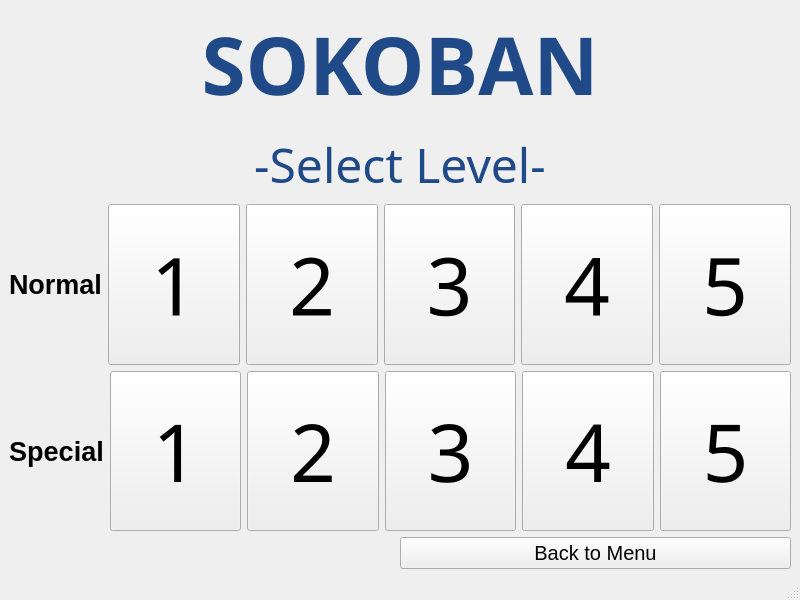
<?xml version="1.0" encoding="UTF-8"?>
<ui version="4.0">
 <class>selectlevel</class>
 <widget class="QMainWindow" name="selectlevel">
  <property name="geometry">
   <rect>
    <x>0</x>
    <y>0</y>
    <width>800</width>
    <height>600</height>
   </rect>
  </property>
  <property name="minimumSize">
   <size>
    <width>800</width>
    <height>600</height>
   </size>
  </property>
  <property name="maximumSize">
   <size>
    <width>800</width>
    <height>600</height>
   </size>
  </property>
  <property name="windowTitle">
   <string>MainWindow</string>
  </property>
  <widget class="QWidget" name="centralwidget">
   <layout class="QVBoxLayout" name="verticalLayout_2">
    <item>
     <widget class="QLabel" name="label_4">
      <property name="font">
       <font>
        <family>Dyuthi</family>
        <pointsize>60</pointsize>
       </font>
      </property>
      <property name="text">
       <string>&lt;html&gt;&lt;head/&gt;&lt;body&gt;&lt;p align=&quot;center&quot;&gt;&lt;span style=&quot; font-weight:600; color:#204a87;&quot;&gt;SOKOBAN&lt;/span&gt;&lt;/p&gt;&lt;p align=&quot;center&quot;&gt;&lt;span style=&quot; font-size:36pt; color:#204a87;&quot;&gt;-Select Level-&lt;/span&gt;&lt;/p&gt;&lt;/body&gt;&lt;/html&gt;</string>
      </property>
      <property name="alignment">
       <set>Qt::AlignCenter</set>
      </property>
     </widget>
    </item>
    <item>
     <layout class="QVBoxLayout" name="verticalLayout">
      <item>
       <layout class="QHBoxLayout" name="horizontalLayout">
        <item>
         <widget class="QLabel" name="label">
          <property name="font">
           <font>
            <pointsize>20</pointsize>
            <weight>75</weight>
            <bold>true</bold>
           </font>
          </property>
          <property name="text">
           <string>Normal</string>
          </property>
          <property name="alignment">
           <set>Qt::AlignCenter</set>
          </property>
         </widget>
        </item>
        <item>
         <widget class="QPushButton" name="N1_btn">
          <property name="sizePolicy">
           <sizepolicy hsizetype="MinimumExpanding" vsizetype="Expanding">
            <horstretch>0</horstretch>
            <verstretch>0</verstretch>
           </sizepolicy>
          </property>
          <property name="font">
           <font>
            <family>KacstBook</family>
            <pointsize>60</pointsize>
           </font>
          </property>
          <property name="text">
           <string>1</string>
          </property>
         </widget>
        </item>
        <item>
         <widget class="QPushButton" name="N2_btn">
          <property name="sizePolicy">
           <sizepolicy hsizetype="MinimumExpanding" vsizetype="Expanding">
            <horstretch>0</horstretch>
            <verstretch>0</verstretch>
           </sizepolicy>
          </property>
          <property name="font">
           <font>
            <family>KacstBook</family>
            <pointsize>60</pointsize>
           </font>
          </property>
          <property name="text">
           <string>2</string>
          </property>
         </widget>
        </item>
        <item>
         <widget class="QPushButton" name="N3_btn">
          <property name="sizePolicy">
           <sizepolicy hsizetype="MinimumExpanding" vsizetype="Expanding">
            <horstretch>0</horstretch>
            <verstretch>0</verstretch>
           </sizepolicy>
          </property>
          <property name="font">
           <font>
            <family>KacstBook</family>
            <pointsize>60</pointsize>
           </font>
          </property>
          <property name="text">
           <string>3</string>
          </property>
         </widget>
        </item>
        <item>
         <widget class="QPushButton" name="N4_btn">
          <property name="sizePolicy">
           <sizepolicy hsizetype="MinimumExpanding" vsizetype="Expanding">
            <horstretch>0</horstretch>
            <verstretch>0</verstretch>
           </sizepolicy>
          </property>
          <property name="font">
           <font>
            <family>KacstBook</family>
            <pointsize>60</pointsize>
           </font>
          </property>
          <property name="text">
           <string>4</string>
          </property>
         </widget>
        </item>
        <item>
         <widget class="QPushButton" name="N5_btn">
          <property name="sizePolicy">
           <sizepolicy hsizetype="MinimumExpanding" vsizetype="Expanding">
            <horstretch>0</horstretch>
            <verstretch>0</verstretch>
           </sizepolicy>
          </property>
          <property name="font">
           <font>
            <family>KacstBook</family>
            <pointsize>60</pointsize>
           </font>
          </property>
          <property name="text">
           <string>5</string>
          </property>
         </widget>
        </item>
       </layout>
      </item>
      <item>
       <layout class="QHBoxLayout" name="horizontalLayout_2">
        <item>
         <widget class="QLabel" name="label_2">
          <property name="font">
           <font>
            <pointsize>20</pointsize>
            <weight>75</weight>
            <bold>true</bold>
           </font>
          </property>
          <property name="text">
           <string>Special</string>
          </property>
          <property name="alignment">
           <set>Qt::AlignCenter</set>
          </property>
         </widget>
        </item>
        <item>
         <widget class="QPushButton" name="S1_btn">
          <property name="sizePolicy">
           <sizepolicy hsizetype="MinimumExpanding" vsizetype="Expanding">
            <horstretch>0</horstretch>
            <verstretch>0</verstretch>
           </sizepolicy>
          </property>
          <property name="font">
           <font>
            <family>KacstBook</family>
            <pointsize>60</pointsize>
           </font>
          </property>
          <property name="text">
           <string>1</string>
          </property>
         </widget>
        </item>
        <item>
         <widget class="QPushButton" name="S2_btn">
          <property name="sizePolicy">
           <sizepolicy hsizetype="MinimumExpanding" vsizetype="Expanding">
            <horstretch>0</horstretch>
            <verstretch>0</verstretch>
           </sizepolicy>
          </property>
          <property name="font">
           <font>
            <family>KacstBook</family>
            <pointsize>60</pointsize>
           </font>
          </property>
          <property name="text">
           <string>2</string>
          </property>
         </widget>
        </item>
        <item>
         <widget class="QPushButton" name="S3_btn">
          <property name="sizePolicy">
           <sizepolicy hsizetype="MinimumExpanding" vsizetype="Expanding">
            <horstretch>0</horstretch>
            <verstretch>0</verstretch>
           </sizepolicy>
          </property>
          <property name="font">
           <font>
            <family>KacstBook</family>
            <pointsize>60</pointsize>
           </font>
          </property>
          <property name="text">
           <string>3</string>
          </property>
         </widget>
        </item>
        <item>
         <widget class="QPushButton" name="S4_btn">
          <property name="sizePolicy">
           <sizepolicy hsizetype="MinimumExpanding" vsizetype="Expanding">
            <horstretch>0</horstretch>
            <verstretch>0</verstretch>
           </sizepolicy>
          </property>
          <property name="font">
           <font>
            <family>KacstBook</family>
            <pointsize>60</pointsize>
           </font>
          </property>
          <property name="text">
           <string>4</string>
          </property>
         </widget>
        </item>
        <item>
         <widget class="QPushButton" name="S5_btn">
          <property name="sizePolicy">
           <sizepolicy hsizetype="MinimumExpanding" vsizetype="Expanding">
            <horstretch>0</horstretch>
            <verstretch>0</verstretch>
           </sizepolicy>
          </property>
          <property name="font">
           <font>
            <family>KacstBook</family>
            <pointsize>60</pointsize>
           </font>
          </property>
          <property name="text">
           <string>5</string>
          </property>
         </widget>
        </item>
       </layout>
      </item>
     </layout>
    </item>
    <item>
     <layout class="QHBoxLayout" name="horizontalLayout_4">
      <item>
       <spacer name="horizontalSpacer">
        <property name="orientation">
         <enum>Qt::Horizontal</enum>
        </property>
        <property name="sizeHint" stdset="0">
         <size>
          <width>40</width>
          <height>20</height>
         </size>
        </property>
       </spacer>
      </item>
      <item>
       <widget class="QPushButton" name="Menu_btn">
        <property name="sizePolicy">
         <sizepolicy hsizetype="Expanding" vsizetype="Fixed">
          <horstretch>0</horstretch>
          <verstretch>0</verstretch>
         </sizepolicy>
        </property>
        <property name="font">
         <font>
          <pointsize>15</pointsize>
          <weight>50</weight>
          <bold>false</bold>
         </font>
        </property>
        <property name="text">
         <string>Back to Menu</string>
        </property>
       </widget>
      </item>
     </layout>
    </item>
   </layout>
  </widget>
  <widget class="QMenuBar" name="menubar">
   <property name="geometry">
    <rect>
     <x>0</x>
     <y>0</y>
     <width>800</width>
     <height>22</height>
    </rect>
   </property>
  </widget>
  <widget class="QStatusBar" name="statusbar"/>
 </widget>
 <resources/>
 <connections/>
</ui>
